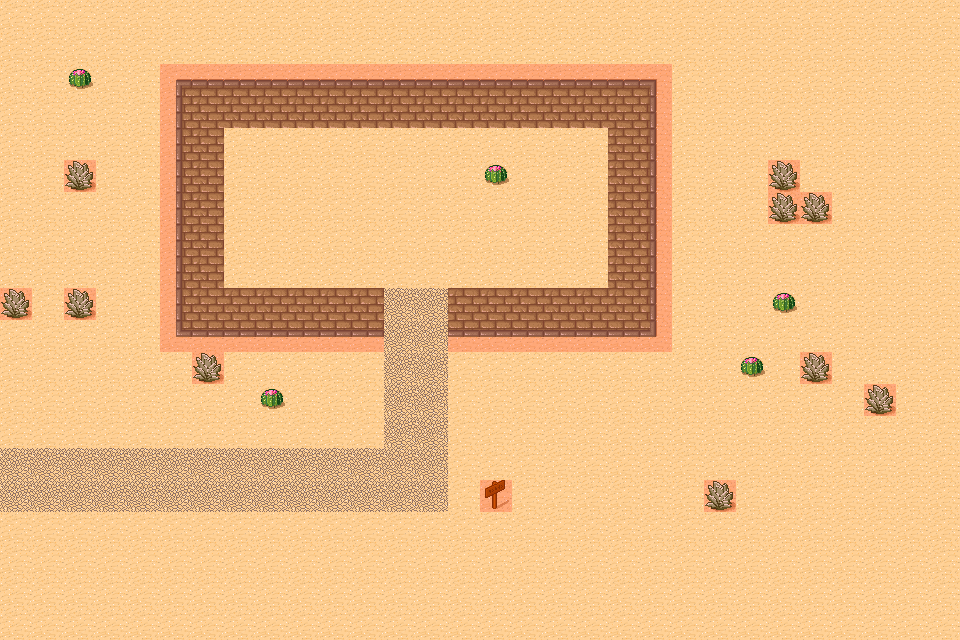

Below is a game level as drawn by its tile map, then a one-line description and the .tmx that defines it (tile-layer data replaced by summaries):
An orthogonal 30x20 tile map with 32x32 px tiles, 3 tile layers (Background, Meta, Foreground), 2 tilesets and 2 objects (SpawnPoint).

<map version="1.0" orientation="orthogonal" width="30" height="20" tilewidth="32" tileheight="32">
 <tileset firstgid="1" name="myMap" tilewidth="32" tileheight="32" spacing="1" margin="1">
  <image source="tmw_desert_spacing.png" width="265" height="199" />
 </tileset>
 <tileset firstgid="49" name="meta_tiles" tilewidth="32" tileheight="32" spacing="1" margin="1">
  <image source="meta_tiles.png" width="67" height="34" />
  <tile id="0">
   <properties>
    <property name="Collidable" value="True" />
   </properties>
  </tile>
  <tile id="1">
   <properties>
    <property name="Collectable" value="True" />
   </properties>
  </tile>
 </tileset>
 <layer name="Background" width="30" height="20">
  <data>[600 cells, 600 non-empty, 13 distinct tile ids]</data>
 </layer>
 <objectgroup name="Objects" width="30" height="20">
  <object name="SpawnPoint" x="160" y="480" />
  <object x="1056" y="96" />
 </objectgroup>
 <layer name="Meta" width="30" height="20">
  <properties>
   <property name="Collidable" value="True" />
  </properties>
  <data>[600 cells, 96 non-empty, 2 distinct tile ids]</data>
 </layer>
 <layer name="Foreground" width="30" height="20">
  <data>[600 cells, 5 non-empty, 1 distinct tile ids]</data>
 </layer>
</map>
